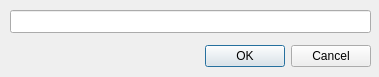
<?xml version="1.0" encoding="UTF-8"?>
<ui version="4.0">
 <class>Dialog</class>
 <widget class="QDialog" name="Dialog">
  <property name="geometry">
   <rect>
    <x>0</x>
    <y>0</y>
    <width>379</width>
    <height>77</height>
   </rect>
  </property>
  <property name="windowTitle">
   <string>Dialog</string>
  </property>
  <widget class="QDialogButtonBox" name="buttonBox">
   <property name="geometry">
    <rect>
     <x>200</x>
     <y>40</y>
     <width>171</width>
     <height>32</height>
    </rect>
   </property>
   <property name="orientation">
    <enum>Qt::Horizontal</enum>
   </property>
   <property name="standardButtons">
    <set>QDialogButtonBox::Cancel|QDialogButtonBox::Ok</set>
   </property>
  </widget>
  <widget class="QLineEdit" name="lineEdit">
   <property name="geometry">
    <rect>
     <x>10</x>
     <y>10</y>
     <width>361</width>
     <height>23</height>
    </rect>
   </property>
  </widget>
 </widget>
 <resources/>
 <connections>
  <connection>
   <sender>buttonBox</sender>
   <signal>accepted()</signal>
   <receiver>Dialog</receiver>
   <slot>accept()</slot>
   <hints>
    <hint type="sourcelabel">
     <x>248</x>
     <y>254</y>
    </hint>
    <hint type="destinationlabel">
     <x>157</x>
     <y>274</y>
    </hint>
   </hints>
  </connection>
  <connection>
   <sender>buttonBox</sender>
   <signal>rejected()</signal>
   <receiver>Dialog</receiver>
   <slot>reject()</slot>
   <hints>
    <hint type="sourcelabel">
     <x>316</x>
     <y>260</y>
    </hint>
    <hint type="destinationlabel">
     <x>286</x>
     <y>274</y>
    </hint>
   </hints>
  </connection>
 </connections>
</ui>
